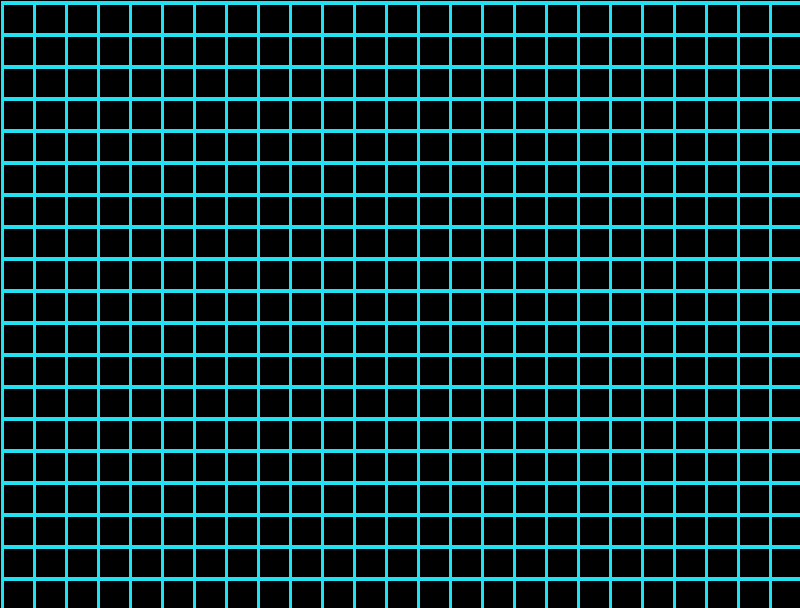

A 2D game scene composited from a Tiled map and its tileset images. What follows is a short description and the map's XML, with each tile layer's data collapsed to a summary:
An orthogonal 25x19 tile map with 32x32 px tiles, 1 tile layer (Tile Layer 1).

<map version="1.0" orientation="orthogonal" width="25" height="19" tilewidth="32" tileheight="32">
 <tileset firstgid="1" name="tronbg" tilewidth="32" tileheight="32">
 <tileoffset x="1" y="1" />
  <image source="tronbg.png" width="147" height="147" />
 </tileset>
 <layer name="Tile Layer 1" width="25" height="19">
  <data>[475 cells, 475 non-empty, 1 distinct tile ids]</data>
 </layer>
</map>